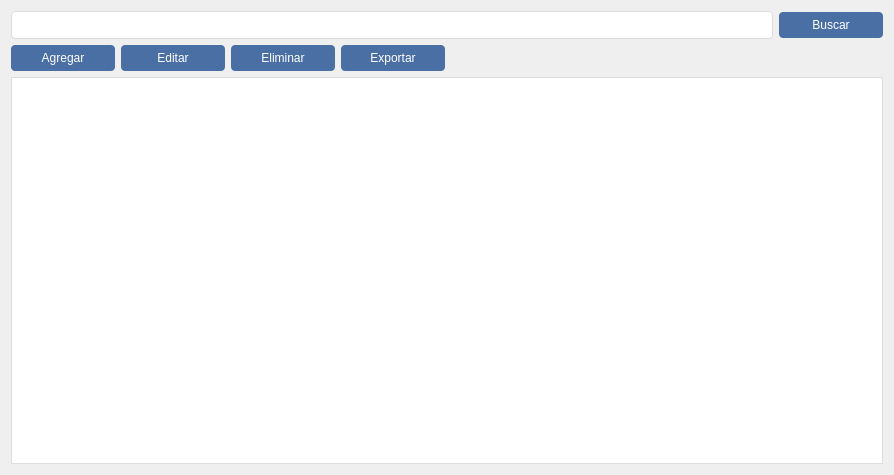
<?xml version="1.0" encoding="UTF-8"?>
<ui version="4.0">
 <class>activos</class>
 <widget class="QWidget" name="activos">
  <property name="geometry">
   <rect>
    <x>0</x>
    <y>0</y>
    <width>894</width>
    <height>475</height>
   </rect>
  </property>
  <property name="windowTitle">
   <string>Form</string>
  </property>
  <property name="styleSheet">
   <string notr="true">kQWidget {
            font-family: 'Segoe UI', Arial, sans-serif;
            font-size: 12px;
            background-color: #f5f5f5;
        }
        QTableView {
            background-color: white;
            border: 1px solid #ddd;
            gridline-color: #eee;
            selection-background-color: #d1e3f6;
        }
        QHeaderView::section {
            background-color: #4a6fa5;
            color: white;
            padding: 5px;
            border: none;
        }
        QPushButton {
            background-color: #4a6fa5;
            color: white;
            border: none;
            border-radius: 4px;
            padding: 6px 12px;
            min-width: 80px;
        }
        QPushButton:hover {
            background-color: #3a5a80;
        }
        QLineEdit {
			  background-color: white;
            border: 1px solid #ddd;
            border-radius: 4px;
            padding: 5px;
        }</string>
  </property>
  <layout class="QVBoxLayout" name="verticalLayout">
   <item>
    <layout class="QHBoxLayout" name="horizontalLayout_2">
     <item>
      <widget class="QLineEdit" name="lineEdit">
       <property name="styleSheet">
        <string notr="true"/>
       </property>
      </widget>
     </item>
     <item>
      <widget class="QPushButton" name="pushButton">
       <property name="text">
        <string>Buscar</string>
       </property>
      </widget>
     </item>
    </layout>
   </item>
   <item>
    <layout class="QHBoxLayout" name="horizontalLayout">
     <item>
      <widget class="QPushButton" name="pushButton_2">
       <property name="text">
        <string>Agregar</string>
       </property>
      </widget>
     </item>
     <item>
      <widget class="QPushButton" name="pushButton_3">
       <property name="text">
        <string>Editar</string>
       </property>
      </widget>
     </item>
     <item>
      <widget class="QPushButton" name="pushButton_5">
       <property name="text">
        <string>Eliminar</string>
       </property>
      </widget>
     </item>
     <item>
      <widget class="QPushButton" name="pushButton_6">
       <property name="text">
        <string>Exportar</string>
       </property>
      </widget>
     </item>
     <item>
      <spacer name="horizontalSpacer">
       <property name="orientation">
        <enum>Qt::Orientation::Horizontal</enum>
       </property>
       <property name="sizeHint" stdset="0">
        <size>
         <width>40</width>
         <height>20</height>
        </size>
       </property>
      </spacer>
     </item>
    </layout>
   </item>
   <item>
    <widget class="QTableView" name="tableView"/>
   </item>
  </layout>
 </widget>
 <resources/>
 <connections/>
</ui>
